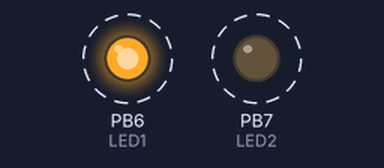
The program below on a simulated ATmega8, built with avr-gcc and emulated at 8 MHz. Parts: output pins drawn as LEDs (lit = HIGH). Dashed ring = blinking.

Above: at 0.06 s.
Timing chart, 0 to 3.0 s (numbered marks = the images above):
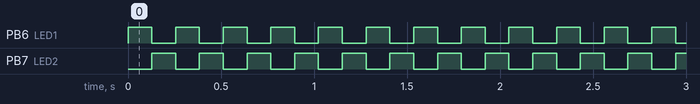

Measured:
- by itself, PB6 (LED1), PB7 (LED2): alternates HIGH for 0.13 s and LOW for 0.13 s

The program:

main.c
```c
#include <avr/io.h>
#include <util/delay.h>
#include <avr/interrupt.h>

//definicja LED1 (do którego pinu pod³¹czony LED1)
#define LED1 (1<<PB6)

//definicja LED2 (do którego pinu pod³¹czony LED2)
#define LED2 (1<<PB7)

//definicja pocz¹tkowej warto ci timera
#define timer_start 6

//zmienna pomocnicza-licznik u¿ywana w przerwaniu
volatile uint8_t cnt=0;

void main(void)
{
 //########### I/O ###########
 DDRB  |= LED1 | LED2; //Ustawienie pinów steruj¹cych diodami
                                                  // jako wyj cia
 PORTB |= LED1; //Ustawienie stanu wysokiego na wyj ciu steruj¹cym LED1
                                  //(stan pocz¹tkowy)
 //##########################

 //######## konfiguracja timera ##############
 TIMSK |= (1<<TOIE0);           //Przerwanie overflow (przepe³nienie timera)
 TCCR0 |= (1<<CS02) | (1<<CS00); //  ród³em CLK, preskaler 1024
 TCNT0 = timer_start;//          //Pocz¹tkowa warto æ licznika
 //###########################################

 sei();//Globalne uruchomienie przerwañ

 while(1);//g³ówna pêtla programu
 {

 }
}


//############ Procedura obs³ugi przerwania od przepe³nienia timera ############
ISR(TIMER0_OVF_vect)
{
  TCNT0 = timer_start;          //Pocz¹tkowa warto æ licznika

  cnt++;     //zwiêksza zmienn¹ licznik
  if(cnt>3)  //je li 4 przerwania (czyli ok 1 s)
  {
    PORTB ^= LED1; //suma modulo 2 (XOR) stanu poprzedniego
                              //na porcie i pinu LED1 (zmiana stanu na przeciwny)

    PORTB ^= LED2; //suma modulo 2 (XOR) stanu poprzedniego na porcie
                             //pinu LED2 (zmiana stanu na przeciwny)
    cnt=0;     //zeruje zmienn¹ licznik
  }
}
//##############################################################################
```
